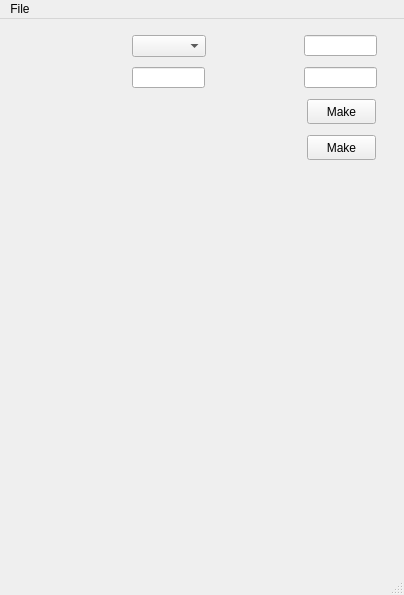
<?xml version="1.0" encoding="UTF-8"?>
<ui version="4.0">
 <class>MainWindow</class>
 <widget class="QMainWindow" name="MainWindow">
  <property name="geometry">
   <rect>
    <x>0</x>
    <y>0</y>
    <width>404</width>
    <height>595</height>
   </rect>
  </property>
  <property name="windowTitle">
   <string>MainWindow</string>
  </property>
  <widget class="QWidget" name="centralwidget">
   <widget class="QCaLabelPlugin" name="qcaLabelWFType">
    <property name="geometry">
     <rect>
      <x>28</x>
      <y>20</y>
      <width>101</width>
      <height>16</height>
     </rect>
    </property>
    <property name="alignment">
     <set>Qt::AlignRight|Qt::AlignTrailing|Qt::AlignVCenter</set>
    </property>
    <property name="variable" stdset="0">
     <string>$(P):MBBO:WF:TYPE.DESC</string>
    </property>
    <property name="variableSubstitutions" stdset="0">
     <string>P=QTPLOT</string>
    </property>
   </widget>
   <widget class="QCaComboBoxPlugin" name="qcacomboboxplugin">
    <property name="geometry">
     <rect>
      <x>132</x>
      <y>16</y>
      <width>74</width>
      <height>22</height>
     </rect>
    </property>
    <property name="variable" stdset="0">
     <string>$(P):MBBO:WF:TYPE</string>
    </property>
    <property name="variableSubstitutions" stdset="0">
     <string>P=QTPLOT</string>
    </property>
    <property name="subscribe">
     <bool>true</bool>
    </property>
   </widget>
   <widget class="QCaLabelPlugin" name="qcaLabelMin">
    <property name="geometry">
     <rect>
      <x>28</x>
      <y>52</y>
      <width>101</width>
      <height>16</height>
     </rect>
    </property>
    <property name="alignment">
     <set>Qt::AlignRight|Qt::AlignTrailing|Qt::AlignVCenter</set>
    </property>
    <property name="variable" stdset="0">
     <string>$(P):LO:MIN.DESC</string>
    </property>
    <property name="variableSubstitutions" stdset="0">
     <string>P=QTPLOT</string>
    </property>
   </widget>
   <widget class="QCaLineEditPlugin" name="qcalineeditplugin">
    <property name="geometry">
     <rect>
      <x>132</x>
      <y>48</y>
      <width>73</width>
      <height>21</height>
     </rect>
    </property>
    <property name="variable" stdset="0">
     <string>$(P):LO:MIN</string>
    </property>
    <property name="variableSubstitutions" stdset="0">
     <string>P=QTPLOT</string>
    </property>
   </widget>
   <widget class="QCaLabelPlugin" name="qcaLabelMax">
    <property name="geometry">
     <rect>
      <x>220</x>
      <y>20</y>
      <width>80</width>
      <height>16</height>
     </rect>
    </property>
    <property name="alignment">
     <set>Qt::AlignRight|Qt::AlignTrailing|Qt::AlignVCenter</set>
    </property>
    <property name="variable" stdset="0">
     <string>$(P):LO:MAX.DESC</string>
    </property>
    <property name="variableSubstitutions" stdset="0">
     <string>P=QTPLOT</string>
    </property>
   </widget>
   <widget class="QCaLineEditPlugin" name="qcalineeditplugin_2">
    <property name="geometry">
     <rect>
      <x>304</x>
      <y>16</y>
      <width>73</width>
      <height>21</height>
     </rect>
    </property>
    <property name="variable" stdset="0">
     <string>$(P):LO:MAX</string>
    </property>
    <property name="variableSubstitutions" stdset="0">
     <string>P=QTPLOT</string>
    </property>
   </widget>
   <widget class="QCaLabelPlugin" name="qcaLabelNPTS">
    <property name="geometry">
     <rect>
      <x>220</x>
      <y>52</y>
      <width>80</width>
      <height>16</height>
     </rect>
    </property>
    <property name="alignment">
     <set>Qt::AlignRight|Qt::AlignTrailing|Qt::AlignVCenter</set>
    </property>
    <property name="variable" stdset="0">
     <string>$(P):LO:NPTS.DESC</string>
    </property>
    <property name="variableSubstitutions" stdset="0">
     <string>P=QTPLOT</string>
    </property>
   </widget>
   <widget class="QCaLineEditPlugin" name="qcalineeditplugin_3">
    <property name="geometry">
     <rect>
      <x>304</x>
      <y>48</y>
      <width>73</width>
      <height>21</height>
     </rect>
    </property>
    <property name="variable" stdset="0">
     <string>$(P):LO:NPTS</string>
    </property>
    <property name="variableSubstitutions" stdset="0">
     <string>P=QTPLOT</string>
    </property>
   </widget>
   <widget class="QCaPushButtonPlugin" name="qcapushbuttonplugin">
    <property name="geometry">
     <rect>
      <x>307</x>
      <y>80</y>
      <width>69</width>
      <height>25</height>
     </rect>
    </property>
    <property name="text">
     <string>Make</string>
    </property>
    <property name="variable" stdset="0">
     <string>$(P):ASUB:WAVEFORMS.PROC</string>
    </property>
    <property name="variableSubstitutions" stdset="0">
     <string>P=QTPLOT</string>
    </property>
    <property name="subscribe">
     <bool>false</bool>
    </property>
   </widget>
   <widget class="QBitStatus" name="qbitstatus">
    <property name="geometry">
     <rect>
      <x>332</x>
      <y>212</y>
      <width>12</width>
      <height>96</height>
     </rect>
    </property>
    <property name="value">
     <number>150</number>
    </property>
    <property name="Orientation">
     <enum>QBitStatus::LSB_On_Top</enum>
    </property>
   </widget>
   <widget class="QCaBitStatus" name="qcabitstatus">
    <property name="geometry">
     <rect>
      <x>364</x>
      <y>212</y>
      <width>12</width>
      <height>96</height>
     </rect>
    </property>
    <property name="value">
     <number>15</number>
    </property>
    <property name="Orientation">
     <enum>QBitStatus::LSB_On_Bottom</enum>
    </property>
    <property name="variable" stdset="0">
     <string>QTPLOT:MBBO:WF:TYPE</string>
    </property>
   </widget>
   <widget class="XYGraph" name="xygraph">
    <property name="geometry">
     <rect>
      <x>28</x>
      <y>88</y>
      <width>240</width>
      <height>160</height>
     </rect>
    </property>
    <property name="variable1" stdset="0">
     <string>QTPLOT:WF:DATA</string>
    </property>
    <property name="gridEnableMajorX" stdset="0">
     <bool>true</bool>
    </property>
    <property name="gridEnableMinorX" stdset="0">
     <bool>true</bool>
    </property>
    <property name="gridEnableMajorY" stdset="0">
     <bool>true</bool>
    </property>
    <property name="gridEnableMinorY" stdset="0">
     <bool>true</bool>
    </property>
    <property name="backgroundColor">
     <color>
      <red>191</red>
      <green>200</green>
      <blue>212</blue>
     </color>
    </property>
   </widget>
   <widget class="ImageFrame" name="imageframe">
    <property name="geometry">
     <rect>
      <x>16</x>
      <y>272</y>
      <width>293</width>
      <height>213</height>
     </rect>
    </property>
    <property name="pixmap">
     <pixmap>21.png</pixmap>
    </property>
   </widget>
   <widget class="QCaPushButtonPlugin" name="qcapushbuttonplugin_2">
    <property name="geometry">
     <rect>
      <x>307</x>
      <y>116</y>
      <width>69</width>
      <height>25</height>
     </rect>
    </property>
    <property name="text">
     <string>Make</string>
    </property>
    <property name="variable" stdset="0">
     <string>$(P):ASUB:WAVEFORMS.PROC</string>
    </property>
    <property name="variableSubstitutions" stdset="0">
     <string>P=QTPLOT</string>
    </property>
   </widget>
  </widget>
  <widget class="QMenuBar" name="menubar">
   <property name="geometry">
    <rect>
     <x>0</x>
     <y>0</y>
     <width>404</width>
     <height>20</height>
    </rect>
   </property>
   <widget class="QMenu" name="menuQuit">
    <property name="title">
     <string>File</string>
    </property>
    <addaction name="actionQuit"/>
   </widget>
   <addaction name="menuQuit"/>
  </widget>
  <widget class="QStatusBar" name="statusbar"/>
  <action name="actionFile">
   <property name="text">
    <string>File</string>
   </property>
  </action>
  <action name="actionQuit">
   <property name="text">
    <string>Quit</string>
   </property>
  </action>
 </widget>
 <customwidgets>
  <customwidget>
   <class>ImageFrame</class>
   <extends>QWidget</extends>
   <header>imageframe.h</header>
  </customwidget>
  <customwidget>
   <class>XYGraph</class>
   <extends>QFrame</extends>
   <header>xygraph.h</header>
   <container>1</container>
  </customwidget>
  <customwidget>
   <class>QCaLabelPlugin</class>
   <extends>QLabel</extends>
   <header>QCaLabelPlugin.h</header>
  </customwidget>
  <customwidget>
   <class>QCaLineEditPlugin</class>
   <extends>QLineEdit</extends>
   <header>QCaLineEditPlugin.h</header>
  </customwidget>
  <customwidget>
   <class>QCaPushButtonPlugin</class>
   <extends>QPushButton</extends>
   <header>QCaPushButtonPlugin.h</header>
  </customwidget>
  <customwidget>
   <class>QCaComboBoxPlugin</class>
   <extends>QComboBox</extends>
   <header>QCaComboBoxPlugin.h</header>
  </customwidget>
  <customwidget>
   <class>QCaBitStatus</class>
   <extends>QBitStatus</extends>
   <header>QCaBitStatus.h</header>
  </customwidget>
  <customwidget>
   <class>QBitStatus</class>
   <extends>QWidget</extends>
   <header>QBitStatus.h</header>
  </customwidget>
 </customwidgets>
 <resources/>
 <connections/>
</ui>
